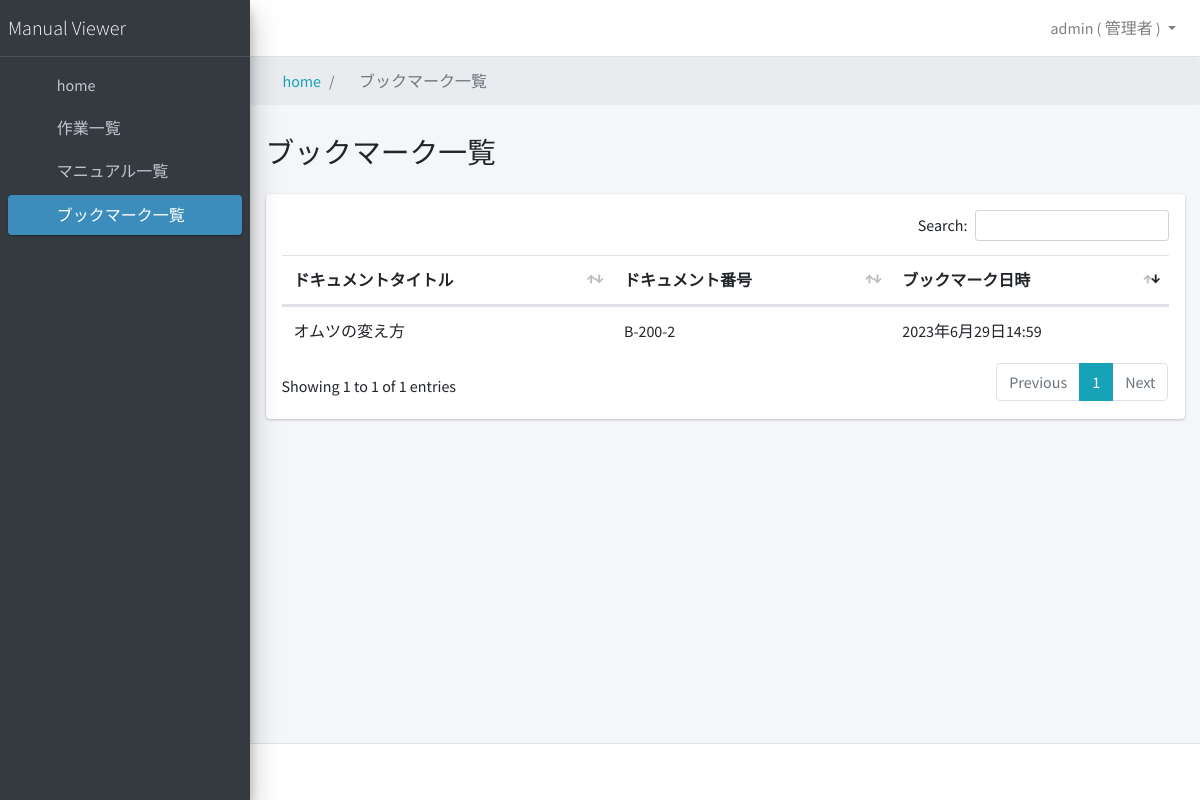
The page /bookmarks/ (signed in) on the database its author committed.
### manualapp/models.py (models this page shows, shortened)
class CustomUser(AbstractUser):
    username = models.CharField(max_length=150, unique=False, verbose_name="ユーザー名")
    email = models.EmailField(unique=True, verbose_name="メールアドレス")
    department = models.ForeignKey(
        Department,
        verbose_name="部署",
        on_delete=models.PROTECT,
        null=True,
        blank=True,
        help_text="管理者以外は所属している部署のマニュアルのみ参照可能です。",
    )
    is_active = models.BooleanField(
        default=True,
        verbose_name="利用中",
        help_text="退職者等、利用しないユーザーは削除せずにこのチェックを外してください。",
    )
    is_staff = models.BooleanField(
        default=False,
        verbose_name="管理者",
        help_text="チェックすると管理者サイトへのログイン、すべてのマニュアルの参照が可能になります。",
    )
    created_at = models.DateTimeField(verbose_name="作成日時", auto_now_add=True)
    updated_at = models.DateTimeField(verbose_name="更新日時", auto_now=True)
    objects = CustomUserManager()
    USERNAME_FIELD = "email"
    REQUIRED_FIELDS = ["username"]
    class Meta:
        verbose_name = "ユーザー"
        verbose_name_plural = "ユーザー"

class Bookmark(models.Model):
    user = models.ForeignKey(CustomUser, verbose_name="ユーザー", on_delete=models.CASCADE)
    document = models.ForeignKey(
        Document, verbose_name="ドキュメント", on_delete=models.CASCADE
    )
    created_at = models.DateTimeField(verbose_name="作成日時", auto_now_add=True)
    class Meta:
        verbose_name = "ブックマーク"
        verbose_name_plural = "ブックマーク"

class Document(models.Model):
    document_number = models.CharField(verbose_name="ドキュメント番号", max_length=255)
    document_title = models.CharField(verbose_name="ドキュメントタイトル", max_length=255)
    document_filename = models.CharField(
        verbose_name="ドキュメントファイル名", max_length=255, null=True, blank=True
    )
    document_content = RichTextUploadingField(verbose_name="ドキュメント内容")
    created_at = models.DateTimeField(verbose_name="作成日時", auto_now_add=True)
    updated_at = models.DateTimeField(verbose_name="更新日時", auto_now=True)
    class Meta:
        verbose_name = "マニュアル"
        verbose_name_plural = "マニュアル"

### manualapp/views.py (the view)
# urls.py: path("bookmarks/", BookmarkListView.as_view(), name="bookmark_list"),
class BookmarkListView(LoginRequiredMixin, ListView):
    model = Bookmark
    template_name = "bookmark_list.html"
    context_object_name = "bookmarks"
    def get_queryset(self):
        return Bookmark.objects.filter(user=self.request.user).order_by("-created_at")

### manualapp/templates/bookmark_list.html (shortened to what this page needs)
{% extends 'base.html' %}
{% block breadcrumb %}
<li class="breadcrumb-item active" aria-current="page">
  <i class="far fa-bookmark mr-1"></i>ブックマーク一覧
</li>
{% endblock %}
{% block content_title %}ブックマーク一覧{% endblock %}
{% block content %}
<div class="row ">
  <div class="col-12">
    <div class="card">
      <div class="card-body table-responsive p-3">
        <table id="bookmark-table" class="table table-hover text-nowrap">
          <thead>
            <tr>
              <th>ドキュメントタイトル</th>
              <th>ドキュメント番号</th>
              <th>ブックマーク日時</th>
            </tr>
          </thead>
          <tbody>
            {% for bookmark in object_list %}
            <tr data-href="{% url 'document_detail' bookmark.document.pk %}">
              <td>{{ bookmark.document.document_title }}</td>
              <td>{{ bookmark.document.document_number }}</td>
              <td>{{ bookmark.created_at }}</td>
            </tr>
            {% endfor %}
          </tbody>
        </table>
      </div>
    </div>
  </div>
</div>
{% endblock %}

### manualapp/templates/base.html (shortened to what this page needs)
{% load static %}
<!DOCTYPE html>
<html lang="ja">
<head>
  <link rel="stylesheet" href="{%static 'AdminLTE-3.2.0/plugins/fontawesome-free/css/all.min.css' %}">
  <link rel="stylesheet" href="https://code.ionicframework.com/ionicons/2.0.1/css/ionicons.min.css">
  <link rel="stylesheet" href="{%static 'AdminLTE-3.2.0/plugins/icheck-bootstrap/icheck-bootstrap.min.css' %}">
  <link rel="stylesheet" href="{%static 'AdminLTE-3.2.0/dist/css/adminlte.min.css' %}">
  <link rel="stylesheet" href="{%static 'AdminLTE-3.2.0/plugins/overlayScrollbars/css/OverlayScrollbars.min.css' %}">
  <link rel="stylesheet" href="{%static 'AdminLTE-3.2.0/plugins/datatables-bs4/css/dataTables.bootstrap4.min.css' %}">
</head>
<body class="hold-transition sidebar-mini layout-fixed accent-info">
  <div class="wrapper">
    <nav class="main-header navbar navbar-expand navbar-white navbar-light">
      <ul class="navbar-nav">
        <li class="nav-item">
          <a class="nav-link" data-widget="pushmenu" href="#" role="button"><i class="fas fa-bars"></i></a>
        </li>
      </ul>
      <ul class="navbar-nav ml-auto">
        {% if user.is_authenticated %}
        <li class="nav-item dropdown">
          <a class="nav-link dropdown-toggle" href="#" id="navbarDropdownMenuLink" role="button" data-toggle="dropdown" aria-haspopup="true" aria-expanded="false">
            {% if user.is_staff %}
            {{ user.username }}&nbsp;(&nbsp;管理者&nbsp;)
            {% else %}
            {{ user.username }} ( {{ user.department|default_if_none:'部署未登録' }} )
            {% endif %}
          </a>
        </li>
        {% endif %}
      </ul>
    </nav>
    <aside class="main-sidebar sidebar-dark-lightblue elevation-4">
      <a href="{% url 'home' %}" class="brand-link">
        <span class="brand-text font-weight-light">Manual Viewer</span>
      </a>
      <div class="sidebar">
        <nav class="mt-2">
          <ul class="nav nav-pills nav-sidebar flex-column" data-widget="treeview" role="menu" data-accordion="false">
            <li class="nav-item">
              <a href="{% url 'home' %}" class="nav-link {% if request.resolver_match.url_name == 'home' %}active{% endif %}">
                <i class="nav-icon fas fa-home"></i>
                <p>
                  home
                </p>
              </a>
            <li class="nav-item">
              <a href="{% url 'task_list' %}" class="nav-link {% if request.resolver_match.url_name == 'task_list' %}active{% endif %}">
                <i class="fas fa-briefcase nav-icon"></i>
                <p>作業一覧</p>
              </a>
            </li>
            <li class="nav-item">
              <a href="{% url 'document_list' %}" class="nav-link {% if request.resolver_match.url_name == 'document_list' %}active{% endif %}">
                <i class="far fa-file-alt nav-icon"></i>
                <p>マニュアル一覧</p>
              </a>
            </li>
            <li class="nav-item">
              <a href="{% url 'bookmark_list' %}" class="nav-link {% if request.resolver_match.url_name == 'bookmark_list' %}active{% endif %}">
                <i class="far fa-bookmark nav-icon"></i>
                <p>ブックマーク一覧</p>
              </a>
            </li>
            </li>
          </ul>
        </nav>
      </div>
    </aside>
    <div class="content-wrapper">
      <nav aria-label="breadcrumb">
        <ol class="breadcrumb">
          <li class="breadcrumb-item"><a href="{% url 'home' %}"><i class="fas fa-home mr-1"></i>home</a></li>
          {% block breadcrumb %}
          {% endblock %}
        </ol>
      </nav>
      <div class="content-header">
        <div class="container-fluid">
          <div class="row mb-2">
            <div class="col-12">
              <h1 class="m-0">{% block content_title %}{% endblock %}</h1>
            </div>
          </div>
        </div>
      </div>
      <section class="content">
        <div class="container-fluid">
          {% block content %}{% endblock %}
        </div>
      </section>
    </div>
    <footer class="main-footer">
    </footer>
  </div>
</body>
</html>

### rows shown on the page
CustomUser: username "admin"
Bookmark: document.document_title "オムツの変え方", document.document_number "B-200-2", created_at "2023年6月29日14:59"
